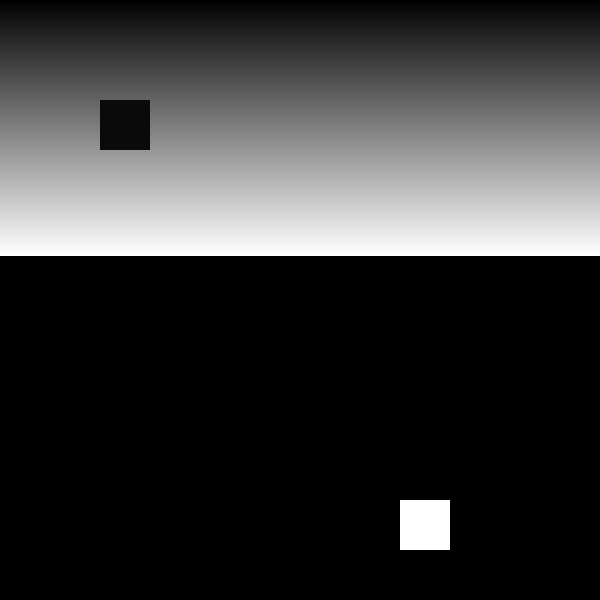
Frame 1 (no input)
Frame 60 (the mouse pressed at the canvas centre just before this capture): identical to frame 1, image omitted
Frame 120 (the mouse held since frame 60 and released just before this capture): identical to frame 1, image omitted

The Processing sketch that drew this single still picture (run headless with seeded random() and noise(); from frame 60 on, the mouse is pressed at the canvas centre):

// Processing sketch: processing_73284
// ── processing_73284.pde

int X;
int Button;
int Z;
int Button2;

void setup(){
  size (600,600);
  X=600;
  Button=0;
  Z=60;
  Button2=0;
  }
void draw(){
  background (0);
  for (int a=0; a<600;a=a+1){
    noStroke();
    fill(a);
    rect (0,a,600,1);
  }
  if (mouseX>100&&mouseX<150&&mouseY>100&&mouseY<150&&mousePressed == true&&Z>30){
   if (Button==1){
     Button=0;
   }
   else{
     Button=1;
   }
   Z=0;
  }
  
  if (Button==1){
    fill(255);
    ellipse (300,400,100,100);
  }
  Z++;
  fill(10);
  rect (100,100,50,50);
  fill(255);
  rect (400,500,50,50);
  
if (mouseX>400&&mouseX<500&&mouseY>450&&mousePressed == true&&Z>30){
  if (Button2==1){
    Button2=0;
  }
  else{
    Button2=1;
  }
  Z=0;
}
if (Button2==1){
  for (int a=20; a>0;a=a-1){
    fill(a*10);
    ellipse (50,50,a,a);
  }
}
  }
